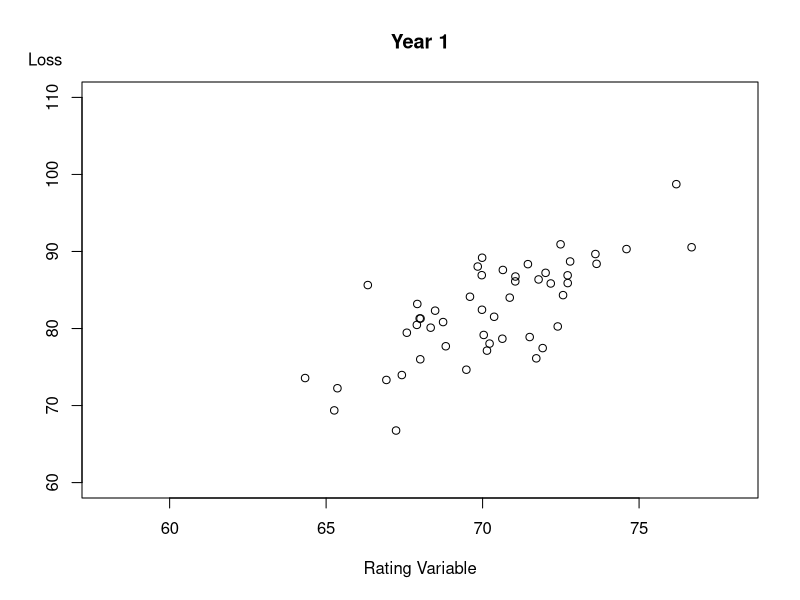
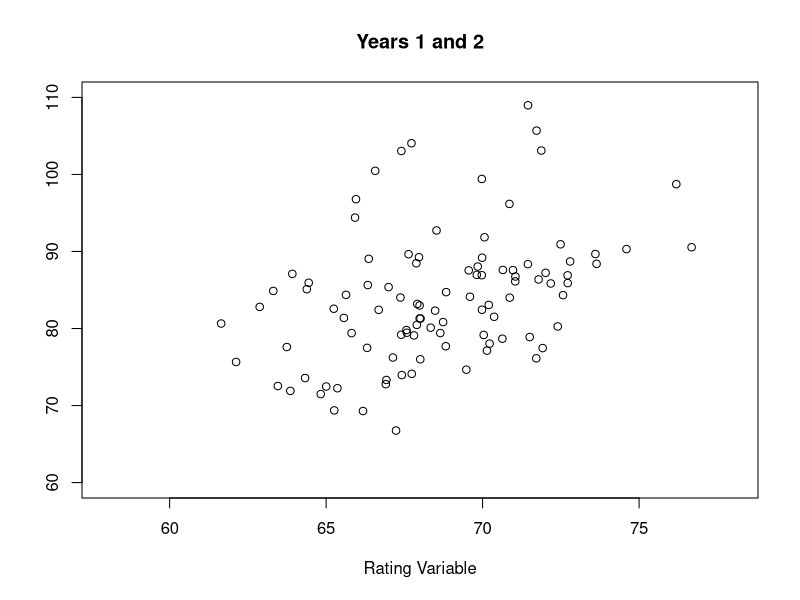
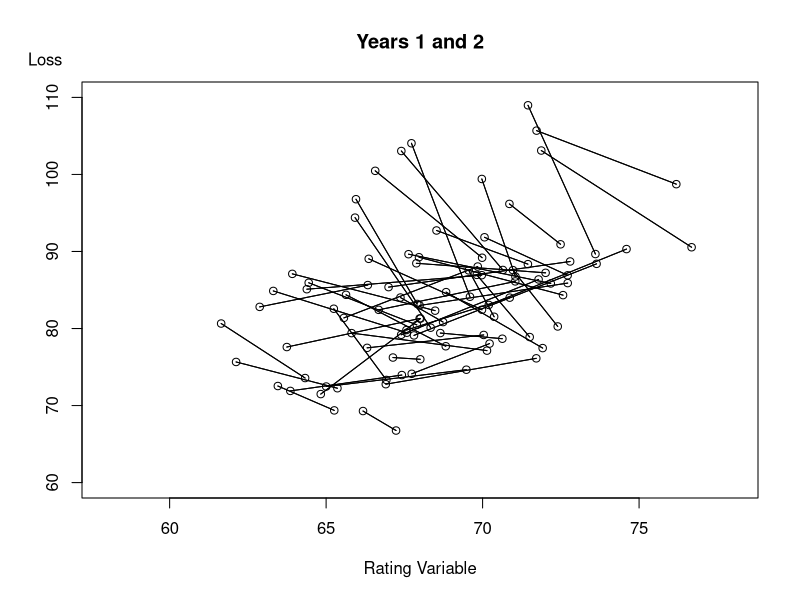

Write R code to recreate these figures, in order.
#  GENERATE THE DATA
nsamp <- 50
rbivariate <- function(mean.x = 70, sd.x=3, mean.y=82, sd.y=7, r=.50, iter=nsamp) {
  z1 <- rnorm(iter)
  z2 <- rnorm(iter)
  x <- sqrt(1-r^2)*sd.x*z1 + r*sd.x*z2 + mean.x
  y <- sd.y*z2 + mean.y
  return(list(x,y))
}
set.seed(123457)
data1 <- rbivariate(mean.x = 70, sd.x=3, mean.y=82, sd.y=7, r=.75, iter=nsamp)
eps2 <- rbivariate(mean.x = 1, sd.x=3, mean.y=1, sd.y=14, r=.50,iter=nsamp)
iter <- rep(1:nsamp,2)
time <- rep(1:2, nsamp)
y <- c(data1[[1]],.95*data1[[1]]+eps2[[1]]/2)
x <- c(data1[[2]],1.05*data1[[2]]+eps2[[2]]/2)
newdata <- data.frame(cbind(iter, time, y, x))

#  FIGURE. PLOT ONLY THE FIRST YEAR
plot(data1[[1]],data1[[2]], ylab="",xlab="Rating Variable", xlim=c(58,78),ylim=c(60,110), main="Year 1")
mtext("Loss", side=2, line=1, at=115, cex=1.0, las=1)
#  NOTE THE STRONG POSITIVE STATISTICAL SIGNIFICANCE
summary(lm(data1[[2]]~data1[[1]]))



#  FIGURE. PLOT BOTH YEARS BUT IGNORE DYNAMIC EFFECT
plot(x~y, data = newdata, ylab="",xlab="Rating Variable",xlim=c(58,78),ylim=c(60,110), main="Years 1 and 2")
#  NOTE THE STRONG POSITIVE STATISTICAL SIGNIFICANCE
summary(lm(y~x))

#  GENERATE THE DATA
nsamp <- 50
rbivariate <- function(mean.x = 70, sd.x=3, mean.y=82, sd.y=7, r=.50, iter=nsamp) {
  z1 <- rnorm(iter)
  z2 <- rnorm(iter)
  x <- sqrt(1-r^2)*sd.x*z1 + r*sd.x*z2 + mean.x
  y <- sd.y*z2 + mean.y
  return(list(x,y))
}

#  FIGURE. PLOT CONNECTING THE YEARS ;
plot(x~y, data = newdata, ylab="",xlab="Rating Variable",xlim=c(58,78),ylim=c(60,110), main="Years 1 and 2")
for (i in iter) {lines(x~y, data = subset(newdata, iter == i)) }
mtext("Loss", side=2, line=1, at=115, cex=1.0, las=1)
#  NOTE THE STRONG NEGATIVE STATISTICAL SIGNIFICANCE
summary(lm(y~x+ factor(iter)))